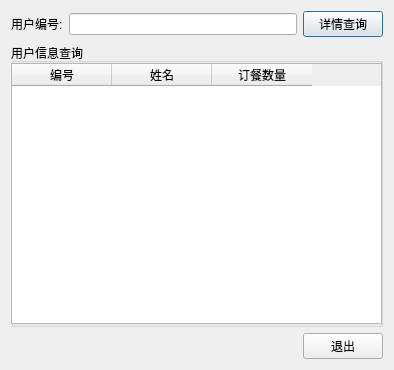
<?xml version="1.0" encoding="UTF-8"?>
<ui version="4.0">
 <class>dlgsearch</class>
 <widget class="QDialog" name="dlgsearch">
  <property name="geometry">
   <rect>
    <x>0</x>
    <y>0</y>
    <width>394</width>
    <height>370</height>
   </rect>
  </property>
  <property name="windowTitle">
   <string>Dialog</string>
  </property>
  <layout class="QHBoxLayout" name="horizontalLayout">
   <item>
    <layout class="QGridLayout" name="gridLayout">
     <item row="0" column="0">
      <widget class="QLabel" name="label">
       <property name="text">
        <string>用户编号:</string>
       </property>
      </widget>
     </item>
     <item row="0" column="1">
      <widget class="QLineEdit" name="leClientID"/>
     </item>
     <item row="0" column="2">
      <widget class="QPushButton" name="pbClientDetail">
       <property name="text">
        <string>详情查询</string>
       </property>
      </widget>
     </item>
     <item row="1" column="0" colspan="3">
      <widget class="QGroupBox" name="groupBox">
       <property name="title">
        <string>用户信息查询</string>
       </property>
       <widget class="QTableWidget" name="twList">
        <property name="geometry">
         <rect>
          <x>0</x>
          <y>20</y>
          <width>371</width>
          <height>261</height>
         </rect>
        </property>
        <column>
         <property name="text">
          <string>编号</string>
         </property>
        </column>
        <column>
         <property name="text">
          <string>姓名</string>
         </property>
        </column>
        <column>
         <property name="text">
          <string>订餐数量</string>
         </property>
        </column>
       </widget>
      </widget>
     </item>
     <item row="2" column="0" colspan="2">
      <spacer name="horizontalSpacer">
       <property name="orientation">
        <enum>Qt::Horizontal</enum>
       </property>
       <property name="sizeHint" stdset="0">
        <size>
         <width>238</width>
         <height>20</height>
        </size>
       </property>
      </spacer>
     </item>
     <item row="2" column="2">
      <widget class="QPushButton" name="pbCancel">
       <property name="text">
        <string>退出</string>
       </property>
      </widget>
     </item>
    </layout>
   </item>
  </layout>
 </widget>
 <resources/>
 <connections/>
</ui>
